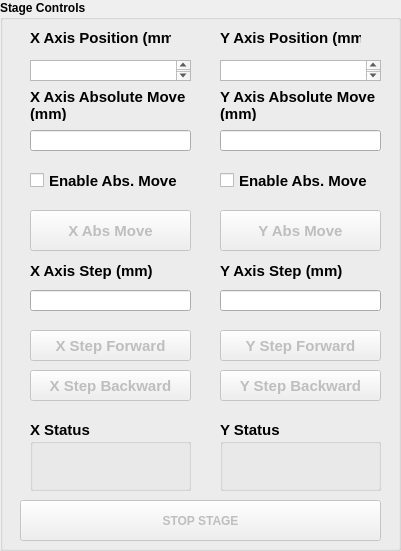
     <widget class="QGroupBox" name="groupBox">
      <property name="geometry">
       <rect>
        <x>30</x>
        <y>310</y>
        <width>401</width>
        <height>551</height>
       </rect>
      </property>
      <property name="font">
       <font>
        <weight>75</weight>
        <bold>true</bold>
       </font>
      </property>
      <property name="title">
       <string>Stage Controls</string>
      </property>
      <widget class="QGroupBox" name="groupBox_19">
       <property name="geometry">
        <rect>
         <x>220</x>
         <y>420</y>
         <width>161</width>
         <height>71</height>
        </rect>
       </property>
       <property name="font">
        <font>
         <pointsize>11</pointsize>
         <weight>75</weight>
         <bold>true</bold>
        </font>
       </property>
       <property name="title">
        <string>Y Status</string>
       </property>
       <widget class="QLabel" name="status_label_y">
        <property name="geometry">
         <rect>
          <x>10</x>
          <y>30</y>
          <width>141</width>
          <height>31</height>
         </rect>
        </property>
        <property name="font">
         <font>
          <pointsize>11</pointsize>
          <weight>50</weight>
          <bold>false</bold>
         </font>
        </property>
        <property name="text">
         <string/>
        </property>
       </widget>
      </widget>
      <widget class="QLabel" name="label_33">
       <property name="geometry">
        <rect>
         <x>220</x>
         <y>250</y>
         <width>161</width>
         <height>41</height>
        </rect>
       </property>
       <property name="font">
        <font>
         <pointsize>11</pointsize>
         <weight>75</weight>
         <bold>true</bold>
        </font>
       </property>
       <property name="text">
        <string>Y Axis Step (mm)</string>
       </property>
       <property name="wordWrap">
        <bool>true</bool>
       </property>
      </widget>
      <widget class="QCheckBox" name="y_abs_mv_ck">
       <property name="geometry">
        <rect>
         <x>220</x>
         <y>170</y>
         <width>161</width>
         <height>21</height>
        </rect>
       </property>
       <property name="font">
        <font>
         <pointsize>11</pointsize>
         <weight>75</weight>
         <bold>true</bold>
        </font>
       </property>
       <property name="text">
        <string>Enable Abs. Move</string>
       </property>
      </widget>
      <widget class="QPushButton" name="stop_bt_3">
       <property name="enabled">
        <bool>false</bool>
       </property>
       <property name="geometry">
        <rect>
         <x>20</x>
         <y>500</y>
         <width>361</width>
         <height>41</height>
        </rect>
       </property>
       <property name="font">
        <font>
         <weight>75</weight>
         <bold>true</bold>
        </font>
       </property>
       <property name="text">
        <string>STOP STAGE</string>
       </property>
      </widget>
      <widget class="QLabel" name="label_32">
       <property name="geometry">
        <rect>
         <x>220</x>
         <y>90</y>
         <width>161</width>
         <height>31</height>
        </rect>
       </property>
       <property name="font">
        <font>
         <pointsize>11</pointsize>
         <weight>75</weight>
         <bold>true</bold>
        </font>
       </property>
       <property name="text">
        <string>Y Axis Absolute Move (mm)</string>
       </property>
       <property name="wordWrap">
        <bool>true</bool>
       </property>
      </widget>
      <widget class="QPushButton" name="y_abs_mv_bt">
       <property name="enabled">
        <bool>false</bool>
       </property>
       <property name="geometry">
        <rect>
         <x>220</x>
         <y>210</y>
         <width>161</width>
         <height>41</height>
        </rect>
       </property>
       <property name="font">
        <font>
         <pointsize>11</pointsize>
         <weight>75</weight>
         <bold>true</bold>
        </font>
       </property>
       <property name="text">
        <string>Y Abs Move</string>
       </property>
      </widget>
      <widget class="QLabel" name="label_30">
       <property name="geometry">
        <rect>
         <x>220</x>
         <y>30</y>
         <width>141</width>
         <height>16</height>
        </rect>
       </property>
       <property name="font">
        <font>
         <pointsize>11</pointsize>
         <weight>75</weight>
         <bold>true</bold>
        </font>
       </property>
       <property name="text">
        <string>Y Axis Position (mm)</string>
       </property>
      </widget>
      <widget class="QTextBrowser" name="y_pos_disp">
       <property name="geometry">
        <rect>
         <x>220</x>
         <y>60</y>
         <width>161</width>
         <height>21</height>
        </rect>
       </property>
      </widget>
      <widget class="QPushButton" name="y_step_b_bt">
       <property name="enabled">
        <bool>false</bool>
       </property>
       <property name="geometry">
        <rect>
         <x>220</x>
         <y>370</y>
         <width>161</width>
         <height>31</height>
        </rect>
       </property>
       <property name="font">
        <font>
         <pointsize>11</pointsize>
         <weight>75</weight>
         <bold>true</bold>
        </font>
       </property>
       <property name="text">
        <string>Y Step Backward</string>
       </property>
      </widget>
      <widget class="QLineEdit" name="y_abs_mv_ip">
       <property name="geometry">
        <rect>
         <x>220</x>
         <y>130</y>
         <width>161</width>
         <height>21</height>
        </rect>
       </property>
      </widget>
      <widget class="QLineEdit" name="y_step_ip">
       <property name="geometry">
        <rect>
         <x>220</x>
         <y>290</y>
         <width>161</width>
         <height>21</height>
        </rect>
       </property>
      </widget>
      <widget class="QPushButton" name="y_step_f_bt">
       <property name="enabled">
        <bool>false</bool>
       </property>
       <property name="geometry">
        <rect>
         <x>220</x>
         <y>330</y>
         <width>161</width>
         <height>31</height>
        </rect>
       </property>
       <property name="font">
        <font>
         <pointsize>11</pointsize>
         <weight>75</weight>
         <bold>true</bold>
        </font>
       </property>
       <property name="text">
        <string>Y Step Forward</string>
       </property>
      </widget>
      <widget class="QLineEdit" name="x_step_ip">
       <property name="geometry">
        <rect>
         <x>30</x>
         <y>290</y>
         <width>161</width>
         <height>21</height>
        </rect>
       </property>
      </widget>
      <widget class="QPushButton" name="x_abs_mv_bt">
       <property name="enabled">
        <bool>false</bool>
       </property>
       <property name="geometry">
        <rect>
         <x>30</x>
         <y>210</y>
         <width>161</width>
         <height>41</height>
        </rect>
       </property>
       <property name="font">
        <font>
         <pointsize>11</pointsize>
         <weight>75</weight>
         <bold>true</bold>
        </font>
       </property>
       <property name="text">
        <string>X Abs Move</string>
       </property>
      </widget>
      <widget class="QPushButton" name="x_step_f_bt">
       <property name="enabled">
        <bool>false</bool>
       </property>
       <property name="geometry">
        <rect>
         <x>30</x>
         <y>330</y>
         <width>161</width>
         <height>31</height>
        </rect>
       </property>
       <property name="font">
        <font>
         <pointsize>11</pointsize>
         <weight>75</weight>
         <bold>true</bold>
        </font>
       </property>
       <property name="text">
        <string>X Step Forward</string>
       </property>
      </widget>
      <widget class="QLabel" name="label_31">
       <property name="geometry">
        <rect>
         <x>30</x>
         <y>30</y>
         <width>141</width>
         <height>16</height>
        </rect>
       </property>
       <property name="font">
        <font>
         <pointsize>11</pointsize>
         <weight>75</weight>
         <bold>true</bold>
        </font>
       </property>
       <property name="text">
        <string>X Axis Position (mm)</string>
       </property>
      </widget>
      <widget class="QGroupBox" name="groupBox_21">
       <property name="geometry">
        <rect>
         <x>30</x>
         <y>420</y>
         <width>161</width>
         <height>71</height>
        </rect>
       </property>
       <property name="font">
        <font>
         <pointsize>11</pointsize>
         <weight>75</weight>
         <bold>true</bold>
        </font>
       </property>
       <property name="title">
        <string>X Status</string>
       </property>
       <widget class="QLabel" name="status_label_x">
        <property name="geometry">
         <rect>
          <x>10</x>
          <y>30</y>
          <width>141</width>
          <height>31</height>
         </rect>
        </property>
        <property name="font">
         <font>
          <pointsize>11</pointsize>
          <weight>50</weight>
          <bold>false</bold>
         </font>
        </property>
        <property name="text">
         <string/>
        </property>
       </widget>
      </widget>
      <widget class="QCheckBox" name="x_abs_mv_ck">
       <property name="geometry">
        <rect>
         <x>30</x>
         <y>170</y>
         <width>161</width>
         <height>21</height>
        </rect>
       </property>
       <property name="font">
        <font>
         <pointsize>11</pointsize>
         <weight>75</weight>
         <bold>true</bold>
        </font>
       </property>
       <property name="text">
        <string>Enable Abs. Move</string>
       </property>
      </widget>
      <widget class="QLabel" name="label_34">
       <property name="geometry">
        <rect>
         <x>30</x>
         <y>90</y>
         <width>161</width>
         <height>31</height>
        </rect>
       </property>
       <property name="font">
        <font>
         <pointsize>11</pointsize>
         <weight>75</weight>
         <bold>true</bold>
        </font>
       </property>
       <property name="text">
        <string>X Axis Absolute Move (mm)</string>
       </property>
       <property name="wordWrap">
        <bool>true</bool>
       </property>
      </widget>
      <widget class="QTextBrowser" name="x_pos_disp">
       <property name="geometry">
        <rect>
         <x>30</x>
         <y>60</y>
         <width>161</width>
         <height>21</height>
        </rect>
       </property>
      </widget>
      <widget class="QPushButton" name="x_step_b_bt">
       <property name="enabled">
        <bool>false</bool>
       </property>
       <property name="geometry">
        <rect>
         <x>30</x>
         <y>370</y>
         <width>161</width>
         <height>31</height>
        </rect>
       </property>
       <property name="font">
        <font>
         <pointsize>11</pointsize>
         <weight>75</weight>
         <bold>true</bold>
        </font>
       </property>
       <property name="text">
        <string>X Step Backward</string>
       </property>
      </widget>
      <widget class="QLineEdit" name="x_abs_mv_ip">
       <property name="geometry">
        <rect>
         <x>30</x>
         <y>130</y>
         <width>161</width>
         <height>21</height>
        </rect>
       </property>
      </widget>
      <widget class="QLabel" name="label_50">
       <property name="geometry">
        <rect>
         <x>30</x>
         <y>250</y>
         <width>161</width>
         <height>41</height>
        </rect>
       </property>
       <property name="font">
        <font>
         <pointsize>11</pointsize>
         <weight>75</weight>
         <bold>true</bold>
        </font>
       </property>
       <property name="text">
        <string>X Axis Step (mm)</string>
       </property>
       <property name="wordWrap">
        <bool>true</bool>
       </property>
      </widget>
     </widget>
